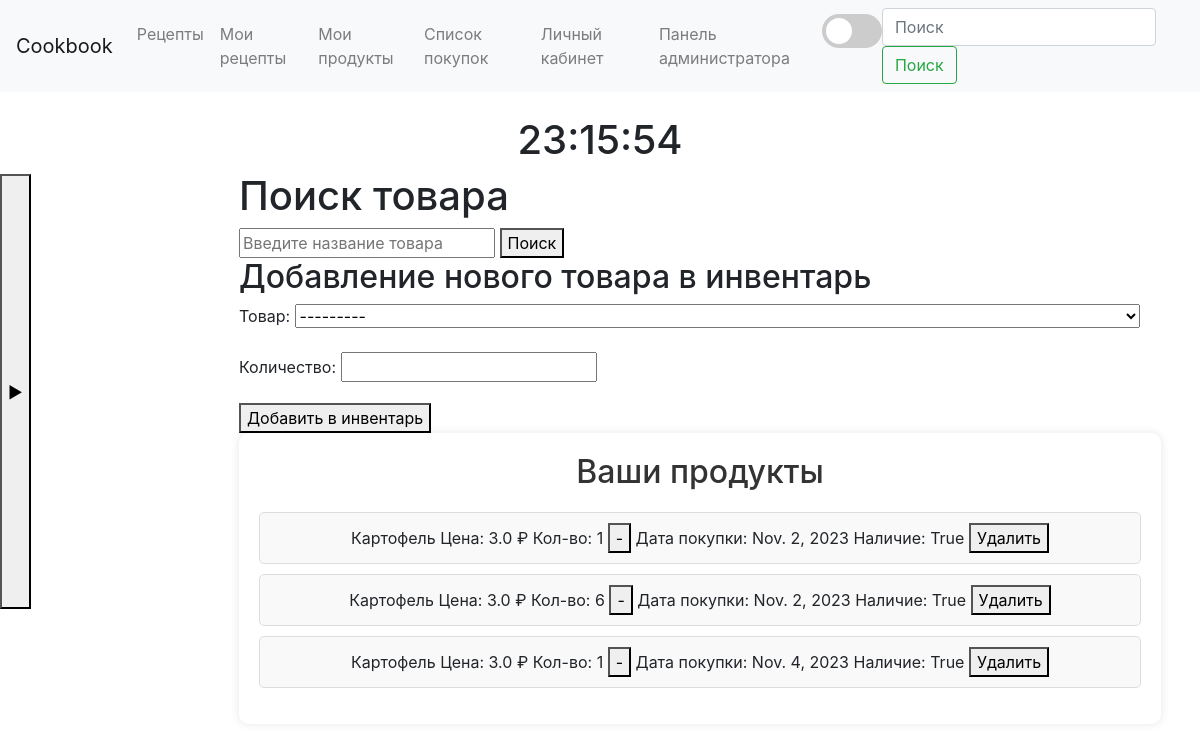
/products (signed in), run on an earlier commit of the app's database.
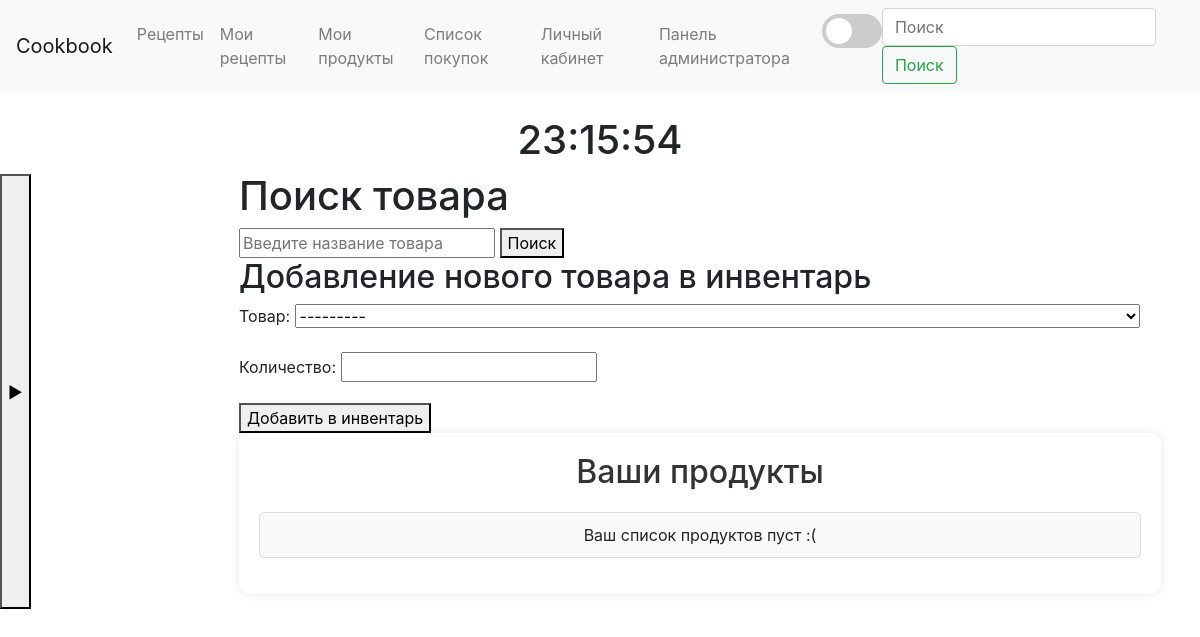
And on a later commit of the database.
### main/models.py (models this page shows)
class InventoryItem(models.Model):
    user = models.ForeignKey(User, on_delete=models.CASCADE)
    product = models.ForeignKey(Product, on_delete=models.CASCADE)
    availability = models.BooleanField(null=True)
    quantity = models.IntegerField(null=True)
    date_of_purchase = models.DateField(null=True)
    expiry_date = models.DateField(null=True)

class Product(models.Model):
    name = models.CharField(max_length=200)
    price = models.FloatField(null=True)
    def __str__(self):
        return self.name

### main/views.py (the view)
# urls.py: path('products', views.products, name='products'),
def products(request):
    query = request.GET.get('q', '')
    results = []
    if query and request.method == 'GET':
        results = Product.objects.filter(name__icontains=query)
    if request.method == 'POST':
        form = InventoryItemForm(request.POST)
        if form.is_valid():
            item = form.save(commit=False)
            item.user = request.user
            item.date_of_purchase = timezone.now()
            item.availability = True
            item.save()
            return redirect('products')
    else:
        form = InventoryItemForm()
    user_inventory = InventoryItem.objects.filter(user=request.user)
    return render(request, 'main/products.html', {'form': form, 'user_inventory': user_inventory, 'results': results, 'query': query})

### main/forms.py
class InventoryItemForm(forms.ModelForm):
    class Meta:
        model = InventoryItem
        fields = ['product', 'quantity']

### main/templates/main/Products.html (shortened to what this page needs)
{% extends 'main/base.html' %}
{% block content %}
    <h1>Поиск товара</h1>
    <form method="get" action="{% url 'products' %}">
        <input type="text" name="q" value="{{ query }}" placeholder="Введите название товара">
        <button type="submit">Поиск</button>
    </form>
    <h2>Добавление нового товара в инвентарь</h2>
    <form method="post" action="{% url 'products' %}">
        <div class="form-group">
            <label for="{{ form.product.id_for_label }}">Товар:</label>
            {{ form.product }}
        </div>
        <div class="form-group">
            <label for="{{ form.quantity.id_for_label }}">Количество:</label>
            {{ form.quantity }}
        </div>
        <button type="submit">Добавить в инвентарь</button>
    </form>
    <div class="custom-container">
        <h2 class="custom-heading">Ваши продукты</h2>
        <ul class="custom-list">
            {% for item in user_inventory %}
                <li class="custom-item">
                    {{ item.product.name }}
                    Цена: {{ item.product.price }} ₽
                    Кол-во:
                    <span id="quantity_{{ item.product.id }}">{{ item.quantity }}</span>
                    <button onclick="decreaseQuantity({{ item.product.id }})">-</button>
                    Дата покупки: {{ item.date_of_purchase }}
                    Наличие: {{ item.availability }}
                    <button onclick="deleteProduct({{ item.product.id }})">Удалить</button>
                </li>
            {% empty %}
                <li class="custom-item">Ваш список продуктов пуст :(</li>
            {% endfor %}
        </ul>
    </div>
{% endblock %}

### main/templates/main/base.html (shortened to what this page needs)
{% load static %}
<!DOCTYPE html>
<html lang="ru">
<head>
    <link rel="stylesheet" href="https://maxcdn.bootstrapcdn.com/bootstrap/4.5.2/css/bootstrap.min.css">
    <link rel="stylesheet" type="text/css" href="{% static 'main/css/main.css' %}">
</head>
<body>
<nav class="navbar navbar-expand-lg navbar-light bg-light">
    <a class="navbar-brand" href="{% url 'index' %}">Cookbook</a>
    <div class="collapse navbar-collapse" id="navbarNav">
        <ul class="navbar-nav">
            <li class="nav-item">
                <a class="nav-link" href="#">Рецепты</a>
            </li>
            {% if user.is_authenticated %}
            <li class="nav-item">
                <a class="nav-link" href="">Мои рецепты</a>
            </li>
            <li class="nav-item">
                <a class="nav-link" href="{% url 'products' %}">Мои продукты</a>
            </li>
            <li class="nav-item">
                <a class="nav-link" href="#">Список покупок</a>
            </li>
            <li class="nav-item">
                <a class="nav-link" href="{% url 'profile' %}">Личный кабинет</a>
            </li>
            {% if user.is_staff %}
            <li class="nav-item">
                <a class="nav-link" href="{% url 'admin:index' %}">Панель администратора</a>
            </li>
            {% endif %}
            {% else %}
            <li class="nav-item"> </li>
                <a  class="nav-link" href="{% url 'login' %}">Войти</a>
            {% endif %}
            <li>
                <div class="navbar-nav">
                    <label class="switch">
                        <span class="slider round"></span>
                    </label>
                </div>
            </li>
        </ul>
        <form class="form-inline ml-auto">
            <input class="form-control mr-sm-2" type="search" placeholder="Поиск" aria-label="Search">
            <button class="btn btn-outline-success my-2 my-sm-0" type="submit">Поиск</button>
        </form>
    </div>
</nav>
<div class="container d-flex justify-content-center align-items-start mt-4">
    <div class="text-center">
        <h1><span id="current-time"></span></h1>
    </div>
</div>
<div class="container-fluid">
    <div class="row">
        <button id="toggleSidebar" class="sidebar-toggle-button" style="position: fixed ; height: 435px; margin-top: 2px;">&#9654;</button>
        <main role="main" class="col-md-9 ml-sm-auto col-lg-10 px-4">
            <div class="container">
                {% block content %}
                {% endblock %}
            </div>
        </main>
    </div>
</div>
</body>
</html>

### main/static/main/css/main.css (style rules this page uses)
.switch { position: relative; display: inline-block; width: 60px; height: 34px; }
.slider { position: absolute; cursor: pointer; top: 0; left: 0; right: 0; bottom: 0; background-color: #ccc; -webkit-transition: 0.4s; transition: 0.4s; border-radius: 34px; }
.slider:before { position: absolute; content: ""; height: 26px; width: 26px; left: 4px; bottom: 4px; background-color: white; -webkit-transition: 0.4s; transition: 0.4s; border-radius: 50%; }
#toggleSidebar { position: fixed; height: 50px; width: auto; margin-top: 2px; opacity: 1; }
.custom-container { text-align: center; background-color: #fff; padding: 20px; border-radius: 10px; box-shadow: 0 0 10px rgba(0, 0, 0, 0.1); }
.custom-heading { color: #333; margin-bottom: 20px; }
.custom-list { list-style-type: none; padding: 0; }
.custom-item { margin-bottom: 10px; padding: 10px; border: 1px solid #ddd; border-radius: 5px; background-color: #f9f9f9; }

What changed in the data, as far as the page shows it:
removed InventoryItem: product.name "Картофель", product.price "3.0", quantity "1", date_of_purchase "Nov. 2, 2023", availability "True"
removed InventoryItem: product.name "Картофель", product.price "3.0", quantity "6", date_of_purchase "Nov. 2, 2023", availability "True"
removed InventoryItem: product.name "Картофель", product.price "3.0", quantity "1", date_of_purchase "Nov. 4, 2023", availability "True"
Also different on the page:
text now shown: "Ваш список продуктов пуст :("
